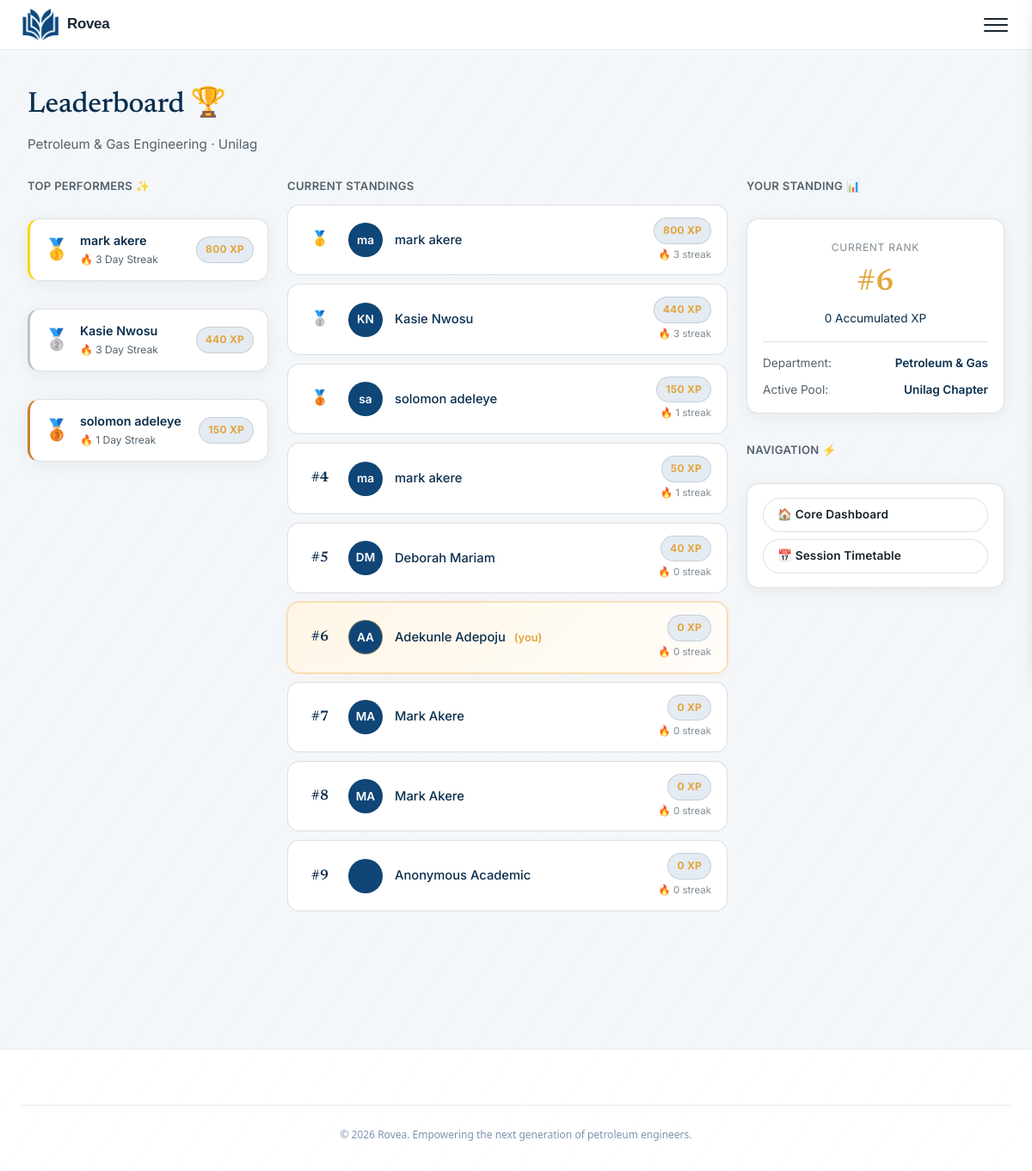
The page /leaderboard/ (signed in) on the database as committed earlier.
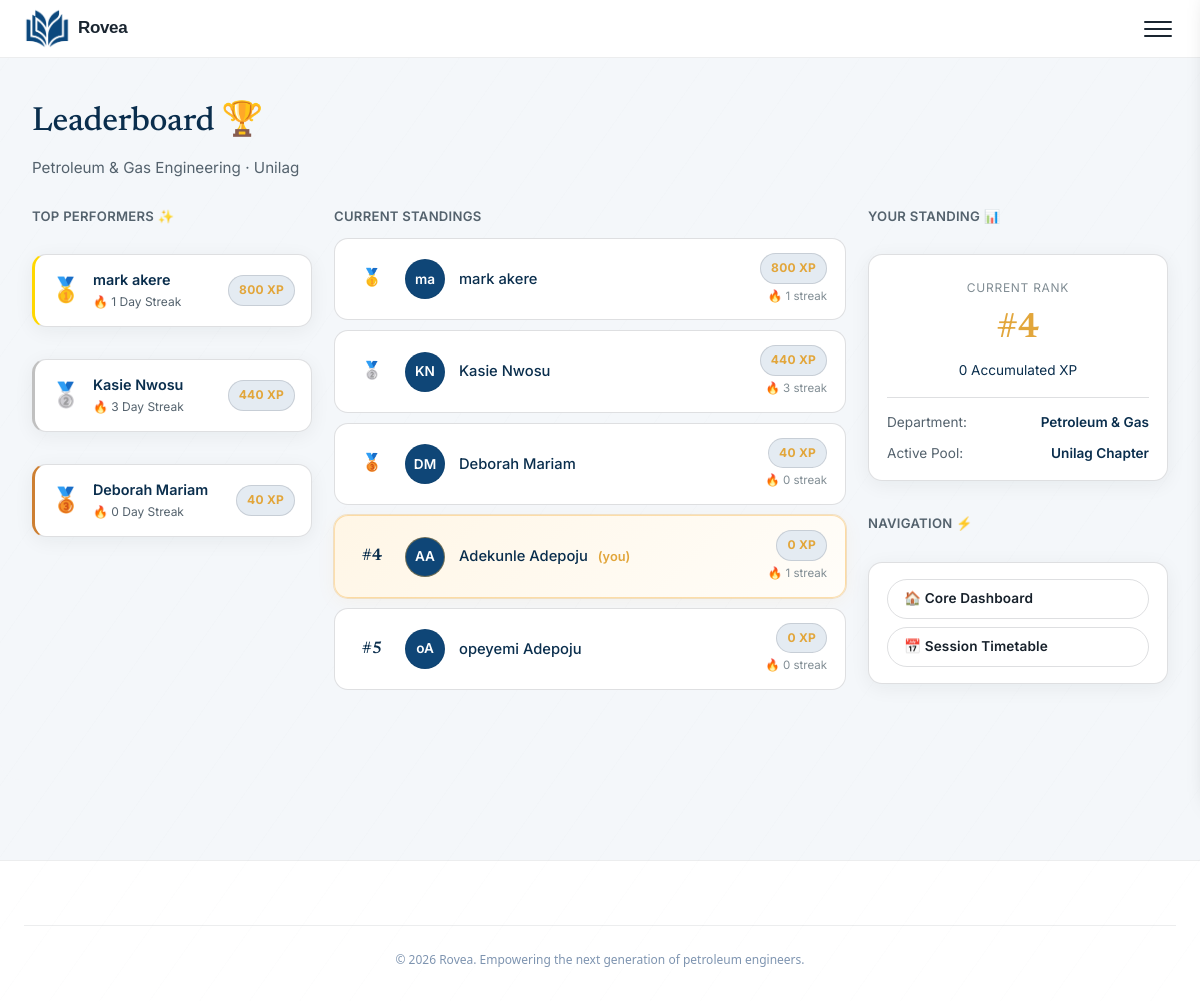
The same page on the database as committed later.
### core/models.py (models this page shows, shortened)
class StudentProfile(models.Model):
    user = models.OneToOneField(User, on_delete=models.CASCADE, related_name="profile")
    matric_number = models.CharField(max_length=20, blank=True)
    school = models.CharField(max_length=50, choices=SCHOOL_CHOICES, default="unilag")
    department = models.CharField(max_length=50, choices=DEPARTMENT_CHOICES, default="petroleum")
    level = models.CharField(max_length=3, choices=LEVEL_CHOICES)
    semester = models.CharField(max_length=1, choices=SEMESTER_CHOICES)
    is_staff_member = models.BooleanField(default=False)
    elective_courses = models.ManyToManyField(
        'CourseDefinition',
        blank=True,
        related_name="enrolled_students",
        limit_choices_to={"is_elective": True}
    )
    xp = models.IntegerField(default=0)
    streak = models.IntegerField(default=0)
    last_session_date = models.DateField(null=True, blank=True)
    created_at = models.DateTimeField(auto_now_add=True)
    queue_position = models.IntegerField(default=0)
    queue_date = models.DateField(null=True, blank=True)

### core/views.py (the view)
# urls.py: path("leaderboard/", views.leaderboard_view, name="leaderboard"),
@login_required
def leaderboard_view(request):
    top_students = StudentProfile.objects.select_related("user").order_by("-xp")[:20]
    return render(request, "core/leaderboard.html", {"top_students": top_students})

### templates/core/leaderboard.html (shortened to what this page needs)
{% extends "core/base.html" %}
{% block content %}
<div class="page-container" id="leaderboardRoot" data-theme="dark">
  <div class="lb-header">
    <h2 class="lb-title">Leaderboard 🏆</h2>
    <p class="lb-sub">Petroleum &amp; Gas Engineering · Unilag</p>
  </div>
  <div class="lb-grid">
    <div class="lb-side-col">
      <p class="section-label">Top Performers ✨</p>
      {% for student in top_students|slice:":3" %}
        <div class="side-widget-card lb-top-card rank-{{ forloop.counter }}">
          <div class="lb-top-medal">
            {% if forloop.counter == 1 %}🥇{% elif forloop.counter == 2 %}🥈{% else %}🥉{% endif %}
          </div>
          <div class="lb-top-info">
            <div class="lb-top-name">{{ student.user.get_full_name }}</div>
            <div class="lb-top-streak">🔥 {{ student.streak }} Day Streak</div>
          </div>
          <span class="xp-badge">{{ student.xp }} XP</span>
        </div>
      {% endfor %}
    </div>
    <div class="lb-main-col">
      <p class="section-label">Current Standings</p>
      <div class="lb-list">
        {% for student in top_students %}
        <div class="lb-row {% if student.user == user %}lb-me{% endif %}">
          <div class="lb-rank">
            {% if forloop.counter == 1 %}🥇
            {% elif forloop.counter == 2 %}🥈
            {% elif forloop.counter == 3 %}🥉
            {% else %}#{{ forloop.counter }}
            {% endif %}
          </div>
          <div class="lb-avatar">{{ student.user.first_name.0 }}{{ student.user.last_name.0 }}</div>
          <div class="lb-name">
            {% if student.user.get_full_name %}
              {{ student.user.get_full_name }}
            {% else %}
              Anonymous Academic
            {% endif %}
            {% if student.user == user %}<span class="you-tag">(you)</span>{% endif %}
          </div>
          <div class="lb-meta">
            <span class="xp-badge">{{ student.xp }} XP</span>
            <div class="lb-streak">🔥 {{ student.streak }} streak</div>
          </div>
        </div>
        {% empty %}
        <div class="side-widget-card lb-empty">
          <p style="margin:0;">No students active this semester yet. Complete a learning track session to claim the top spot! 🚀</p>
        </div>
        {% endfor %}
      </div>
    </div>
    <div class="lb-side-col">
      <p class="section-label">Your Standing 📊</p>
      <div class="side-widget-card">
        {% for student in top_students %}
          {% if student.user == user %}
            <div class="lb-rank-hero">
              <div class="lb-rank-hero-label">Current Rank</div>
              <div class="lb-rank-hero-num">#{{ forloop.counter }}</div>
              <div class="lb-rank-hero-xp">{{ student.xp }} Accumulated XP</div>
            </div>
          {% endif %}
        {% endfor %}
        <div class="lb-stat-row">
          <span>Department:</span>
          <strong>Petroleum &amp; Gas</strong>
        </div>
        <div class="lb-stat-row">
          <span>Active Pool:</span>
          <strong>Unilag Chapter</strong>
        </div>
      </div>
      <p class="section-label">Navigation ⚡</p>
      <div class="side-widget-card lb-nav-card">
        <a href="{% url 'dashboard' %}" class="btn btn-white-outline btn-full">🏠 Core Dashboard</a>
        <a href="{% url 'timetable' %}" class="btn btn-white-outline btn-full">📅 Session Timetable</a>
      </div>
    </div>
  </div>
</div>
{% endblock %}

Rows that differ between the two databases and show on the page:
removed StudentProfile: user.get_full_name "solomon adeleye", streak "1", xp "150", user.first_name.0 "s", user.last_name.0 "a"
removed StudentProfile: user.first_name.0 "m", user.last_name.0 "a", user.get_full_name "mark akere", xp "50", streak "1"
removed StudentProfile: user.first_name.0 "M", user.last_name.0 "A", user.get_full_name "Mark Akere", xp "0", streak "0"
removed StudentProfile: user.first_name.0 "M", user.last_name.0 "A", user.get_full_name "Mark Akere", xp "0", streak "0"
removed StudentProfile: shows "Anonymous Academic", xp "0", streak "0"
changed StudentProfile "mark akere": streak "3" → "1"
now on one of the page's lists (row unchanged): StudentProfile: user.get_full_name "Deborah Mariam", streak "0", xp "40"
computed for StudentProfile "Deborah Mariam": text "#" → "🥉"
changed StudentProfile "Adekunle Adepoju": streak "0" → "1"
added StudentProfile: user.first_name.0 "o", user.last_name.0 "A", user.get_full_name "opeyemi Adepoju", xp "0", streak "0"
